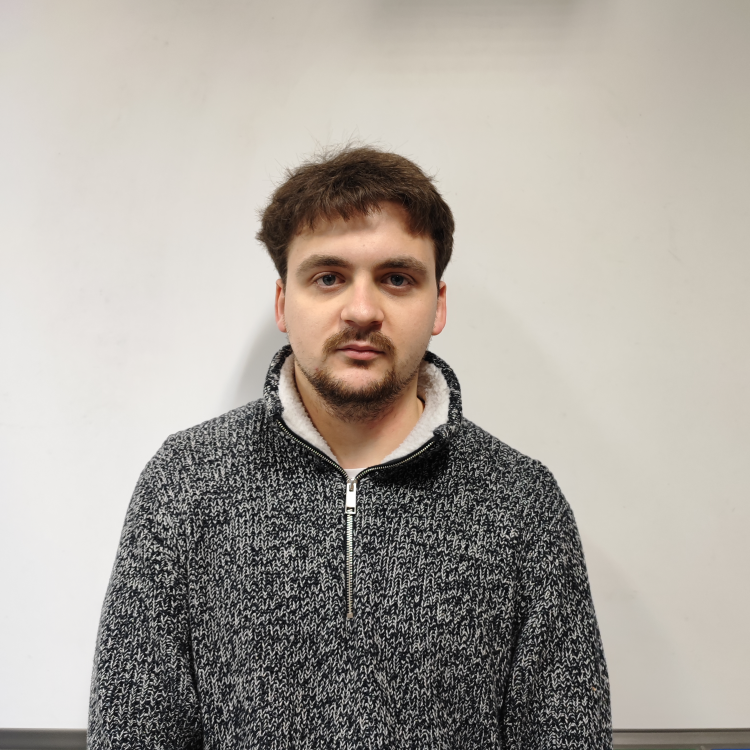
#> input picture dataset/IMG_20220308_103754.jpg, 3000 x 3000 px (shown at 1/4 size); its folder holds only this picture in this run
$ jupyter execute --allow-errors extract_embeddings.ipynb
#> lines starting #> are read from the running program, lines starting #| are printed output that depends on the picture
#> further down, image is the input picture: shape (3000, 3000, 3); mean B, G, R 157.3, 164.6, 170.6
#> `image = imutils.resize(image, width=600)`:
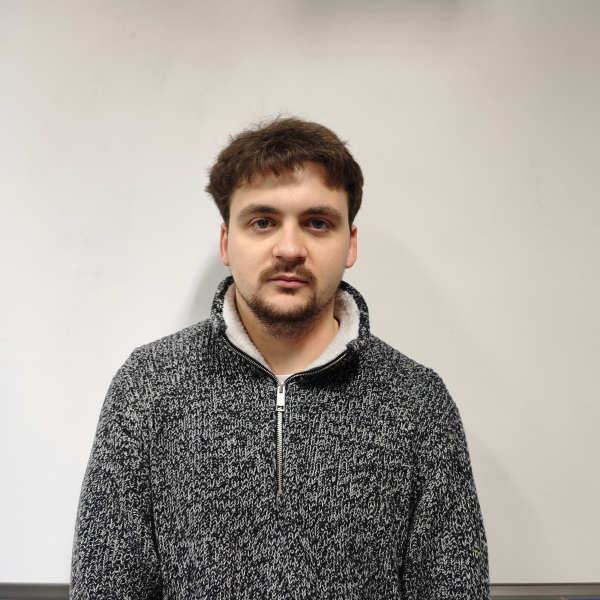
#> image: shape (600, 600, 3); mean B, G, R 157.3, 164.6, 170.6
[cell 1]
# pip install jupyter_argparser

[cell 2]
# import the necessary packages
from imutils import paths
import numpy as np
import argparse
import imutils
import pickle
import cv2
import os

# # construct the argument parser and parse the arguments
# ap = argparse.ArgumentParser()
# ap.add_argument("-i", "--dataset", required=True,
# 	help="path to input directory of faces + images")
# ap.add_argument("-e", "--embeddings", required=True,
# 	help="path to output serialized db of facial embeddings")
# ap.add_argument("-d", "--detector", required=True,
# 	help="path to OpenCV's deep learning face detector")
# ap.add_argument("-m", "--embedding-model", required=True,
# 	help="path to OpenCV's deep learning face embedding model")
# ap.add_argument("-c", "--confidence", type=float, default=0.5,
# 	help="minimum probability to filter weak detections")
# # args = vars(ap.parse_args())
# args = parser.parse_args(args=['--dataset', '10', '--embeddings', '10'])

class Args:
    dataset = 'dataset/'
    embeddings = 'output/embeddings.pickle'
    detector = 'face_detection_model/'
    embedding_model = 'openface.nn4.small2.v1.t7'
    confidence = 0.8


args = Args()
args.embedding_model

[cell 3]
# load our serialized face detector from disk
print("[INFO] loading face detector...")
protoPath = os.path.sep.join([args.detector, "deploy.prototxt.txt"])
modelPath = os.path.sep.join([args.detector,
	"res10_300x300_ssd_iter_140000.caffemodel"])
#> (the rest of this cell did not finish here and is left out)

[cell 4]
# grab the paths to the input images in our dataset
print("[INFO] quantifying faces...")
imagePaths = list(paths.list_images(args.dataset))

[cell 5]
# initialize our lists of extracted facial embeddings and
# corresponding people names
knownEmbeddings = []
knownNames = []
# initialize the total number of faces processed
total = 0

# loop over the image paths
#> (the rest of this cell did not finish here and is left out)


$ run again, on dataset/IMG_20220308_104002.jpg
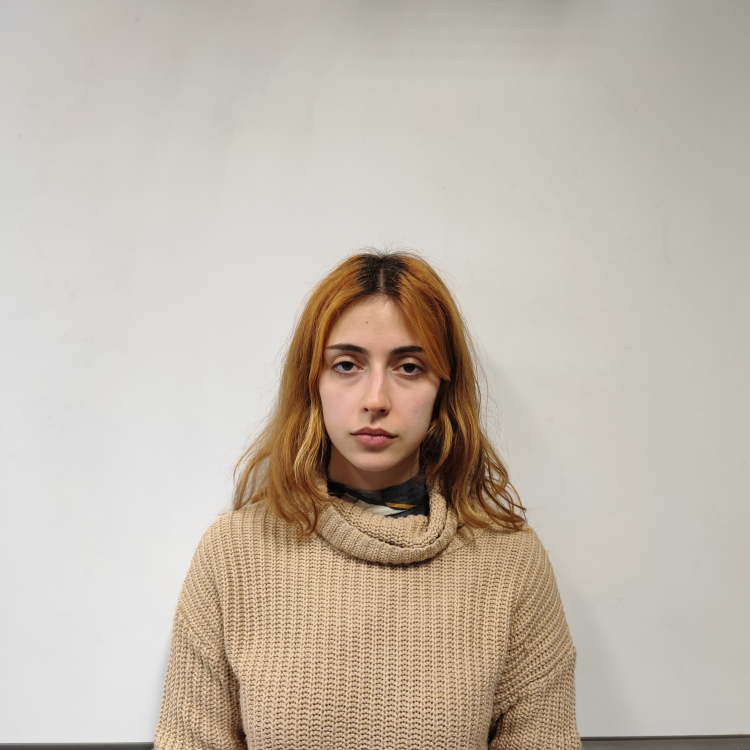
#> input picture dataset/IMG_20220308_104002.jpg, 3000 x 3000 px (shown at 1/4 size)
#> image is the input picture: shape (3000, 3000, 3); mean B, G, R 172.3, 184.4, 194.4
#> `image = imutils.resize(image, width=600)`:
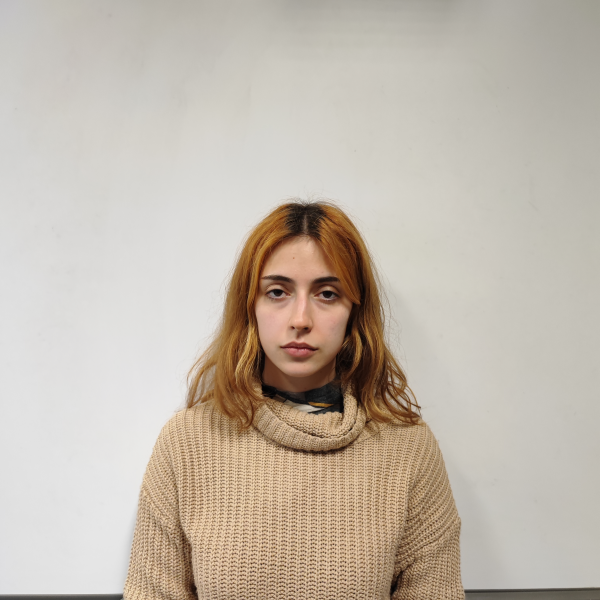
#> image: shape (600, 600, 3); mean B, G, R 172.3, 184.4, 194.4

$ run again, on dataset/IMG_20220308_104009.jpg
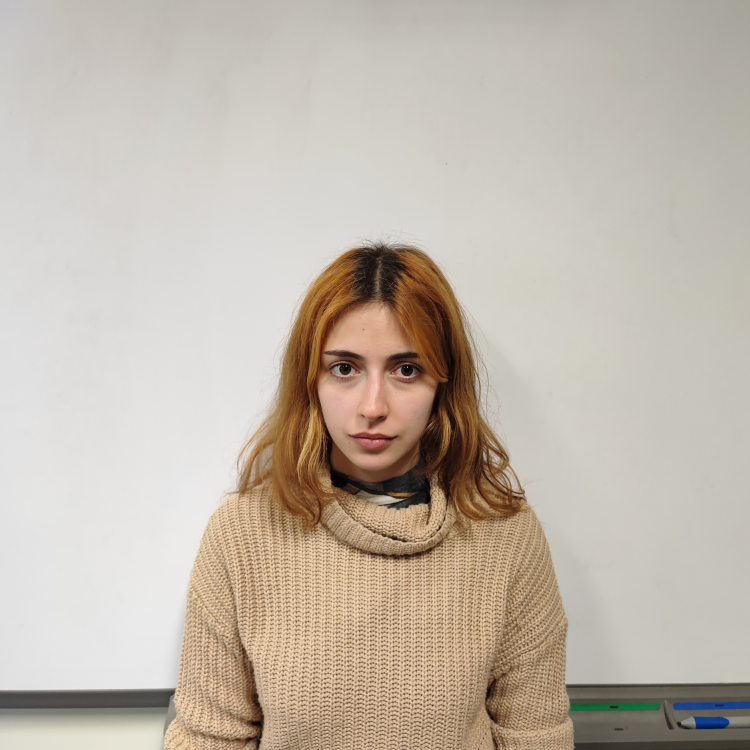
#> input picture dataset/IMG_20220308_104009.jpg, 3000 x 3000 px (shown at 1/4 size)
#> image is the input picture: shape (3000, 3000, 3); mean B, G, R 171.3, 183.4, 193.3
#> `image = imutils.resize(image, width=600)`:
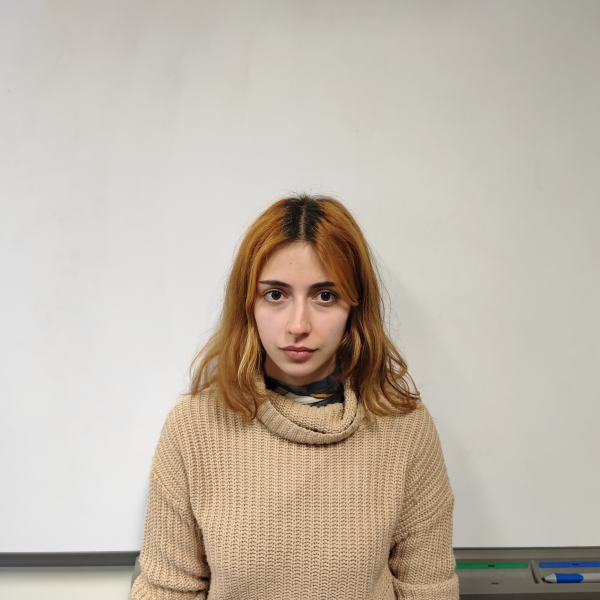
#> image: shape (600, 600, 3); mean B, G, R 171.3, 183.4, 193.3

$ run again, on dataset/IMG_20220308_103758.jpg
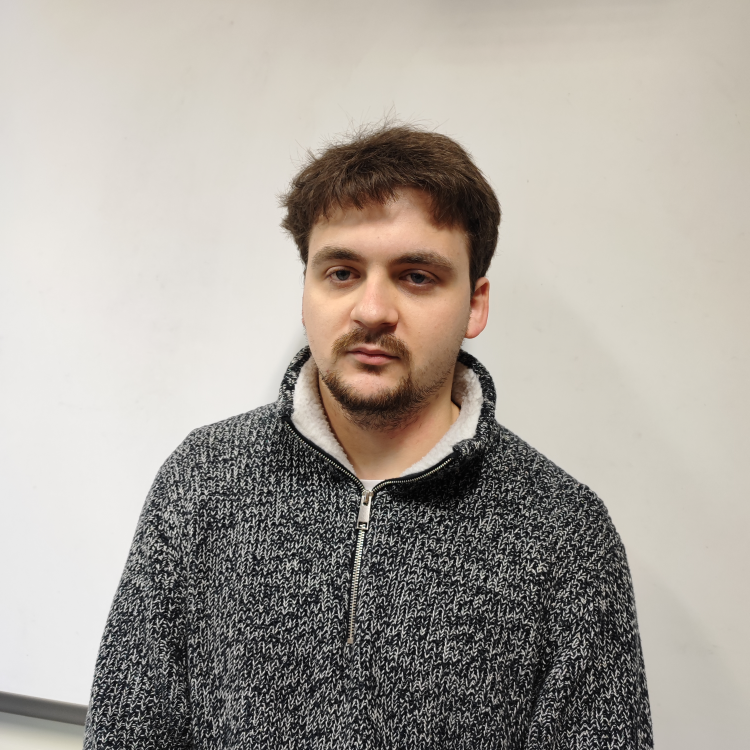
#> input picture dataset/IMG_20220308_103758.jpg, 3000 x 3000 px (shown at 1/4 size)
#> image is the input picture: shape (3000, 3000, 3); mean B, G, R 155.7, 163.2, 169.4
#> `image = imutils.resize(image, width=600)`:
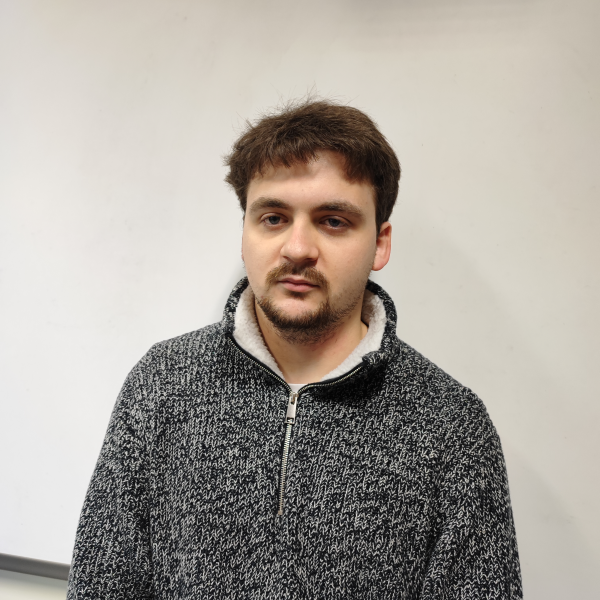
#> image: shape (600, 600, 3); mean B, G, R 155.7, 163.2, 169.4
